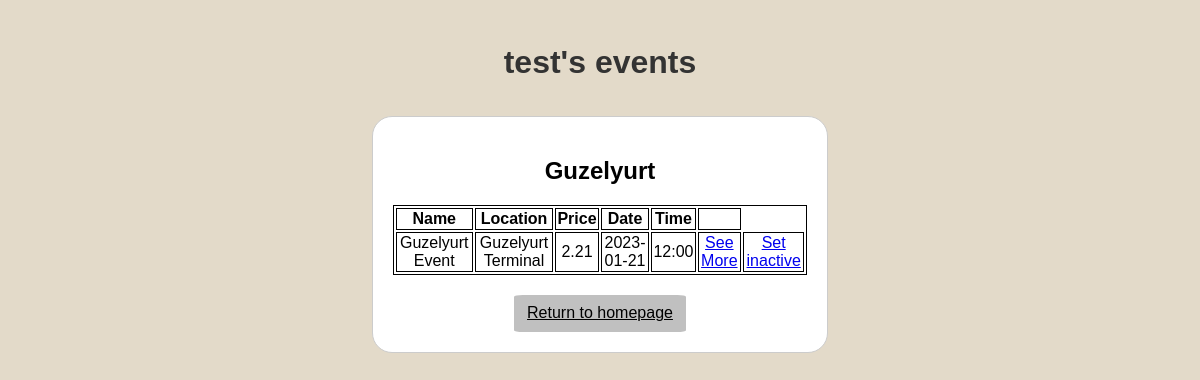
The page /ownedevents (signed in) on the database its author committed.
### tables this page shows
CREATE TABLE "event"
(
    eventid     INTEGER
        primary key autoincrement,
    name        TEXT,
    description TEXT,
    price       FLOAT,
    date        DATE,
    time        TIME,
    isActive    BOOLEAN,
    location    TEXT,
    cityID      INTEGER
        references city,
    username    TEXT
        references user
);

CREATE TABLE city(cityID INTEGER PRIMARY KEY AUTOINCREMENT, cityname TEXT);

### main.py (the view)
@app.route("/ownedevents")
def ownEvents():
    conn = sqlite3.connect("eventwebsite.db")
    c = conn.cursor()
    c.execute("SELECT * FROM city ORDER BY cityID")
    rows = c.fetchall()
    cities = {}
    for nameTuple in rows:
        cities[nameTuple[0]] = {
            "cityName": str(nameTuple[1]),
            "noOfEvents": 0,
            "events": []
        }
    c.execute("SELECT event.*,c.cityname FROM event JOIN city c on c.cityID = event.cityID AND event.isActive!=0 WHERE username=(?) ORDER BY date DESC",(str(session["username"]),))
    rows = c.fetchall()
    for tupleInfo in rows:
        if tupleInfo[8] in cities:
            cities[tupleInfo[8]]["noOfEvents"] += 1
            cities[tupleInfo[8]]["events"].append({
                "eventid":tupleInfo[0],
                "name":tupleInfo[1],
                "description":tupleInfo[2],
                "price":tupleInfo[3],
                "date":tupleInfo[4],
                "time":tupleInfo[5],
                "isActive":tupleInfo[6],
                "location":tupleInfo[7],
            })
    if 'username' in session:
        return render_template("ownedevents.html", username=session['username'],cityInfo=cities)
    else:
        return redirect(url_for('index'))

### templates/ownedevents.html (shortened to what this page needs)
<!DOCTYPE html>
<html lang="en">
<head>
    <link rel="stylesheet" href="/static/style.css">
</head>
<body>
<h1>{{username}}'s events</h1>
{% for a in cityInfo %}
{% if cityInfo[a]["noOfEvents"]>0 %}
<div class="table">
<h2 class="cityName">{{ cityInfo[a]["cityName"] }}</h2>
<table id={{ a }} >
    <tr>
        <th>Name</th>
        <th>Location</th>
        <th>Price</th>
        <th>Date</th>
        <th>Time</th>
        <th></th>
    </tr>
    {% for event in cityInfo[a]["events"] %}
    <tr>
        <td>{{ event["name"] }}</td>
        <td>{{ event["location"] }}</td>
        <td>{{ event["price"] }}</td>
        <td>{{ event["date"] }}</td>
        <td>{{ event["time"] }}</td>
        <td><a href="{{ url_for('eventInfo', id=event['eventid']) }}">See More</a></td>
        <td><a href="{{ url_for('setInactive', id=event['eventid']) }}">Set inactive</a></td>
    </tr>
    {% endfor %}
</table>
{%endif%}
{%endfor%}
<a href="{{ url_for('index') }}" class="btn">Return to homepage</a>
</div>
</body>
</html>

### static/style.css (style rules this page uses)
body { font-family: Arial, sans-serif; background-color: #e3dac9; }
h1 { font-size: 32px; font-weight: bold; color: #333; margin: 0; padding: 3%; text-align: center; }
.cityName { font-weight: bold; }
table, th, td { border:1px solid black; }
.table { width: 35%; margin: 0 auto; background-color: white; border: 1px solid #ccc; border-radius: 20px; padding: 20px; text-align: center; justify-items: center; }
.btn { color: black; background-color: #C0C0C0; display: inline-block; border: 1px solid transparent; padding: 6px 12px; line-height: 1.42857143; border-radius: 5%; text-align: center; }

### rows shown on the page
event: username "test", name "Guzelyurt Event", location "Guzelyurt Terminal", price "2.21", date "2023-01-21", time "12:00"
city: cityname "Guzelyurt"
